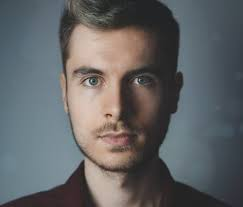
#> input picture sample/01.jpeg, 243 x 207 px; its folder holds only this picture in this run
$ python -i caartonify.py   (imports and definitions only)
#> lines starting #> are read from the running program, lines starting #| are printed output that depends on the picture; after the words box and inside, x2 and y2 are one past the last pixel; in counts of white or black regions, pixels touching at a corner belong together
import cv2
import easygui
import sys
import matplotlib.pyplot as plt
import os
import tkinter as tk
from tkinter import *
import messagebox


def upload():
    global path1,path,I
    ImagePath=easygui.fileopenbox()

    newName="cartoonified_Image"
    path1=os.path.dirname(ImagePath)
    extension=os.path.splitext(ImagePath)[1]
    path = os.path.join(path1, newName+extension)
    I = "Image saved by name " + newName +" at "+ path
    cartoonify(ImagePath)

def cartoonify(ImagePath):
#> called with ImagePath = 'sample/01.jpeg'
        global ReSized6
        originalmage = cv2.imread(ImagePath)
#> originalmage is the input picture: shape (207, 243, 3); mean B, G, R 100.8, 99.3, 97.9
        originalmage = cv2.cvtColor(originalmage, cv2.COLOR_BGR2RGB)

        if originalmage is None:
            print("Can not find any image. Choose appropriate file")
            sys.exit()
        ReSized1 = cv2.resize(originalmage, (960, 540))
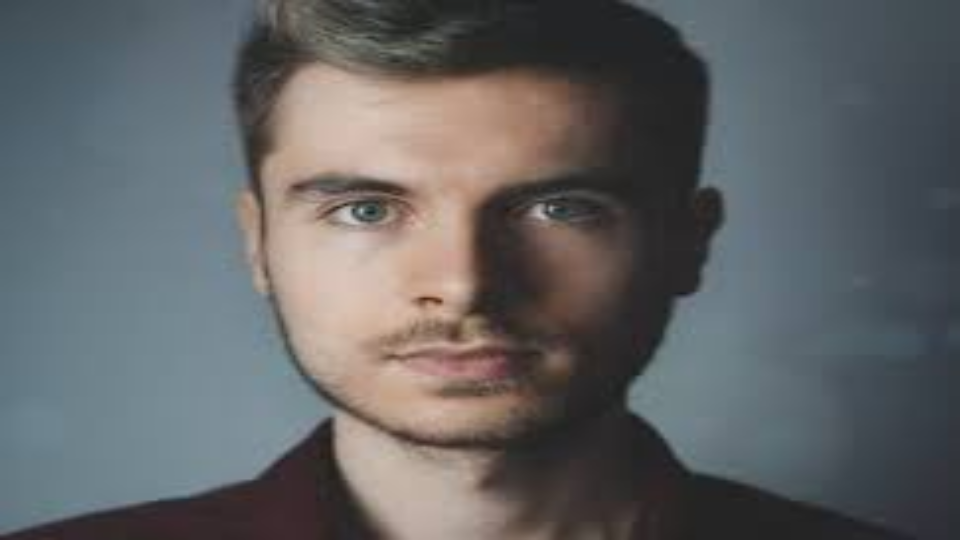
#> ReSized1: shape (540, 960, 3); mean R, G, B 97.8, 99.2, 100.7
        grayScaleImage = cv2.cvtColor(originalmage, cv2.COLOR_BGR2GRAY)
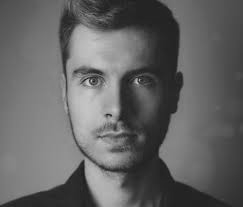
#> grayScaleImage: shape (207, 243); min 21, max 208, mean 99.6
        ReSized2 = cv2.resize(grayScaleImage, (960, 540))
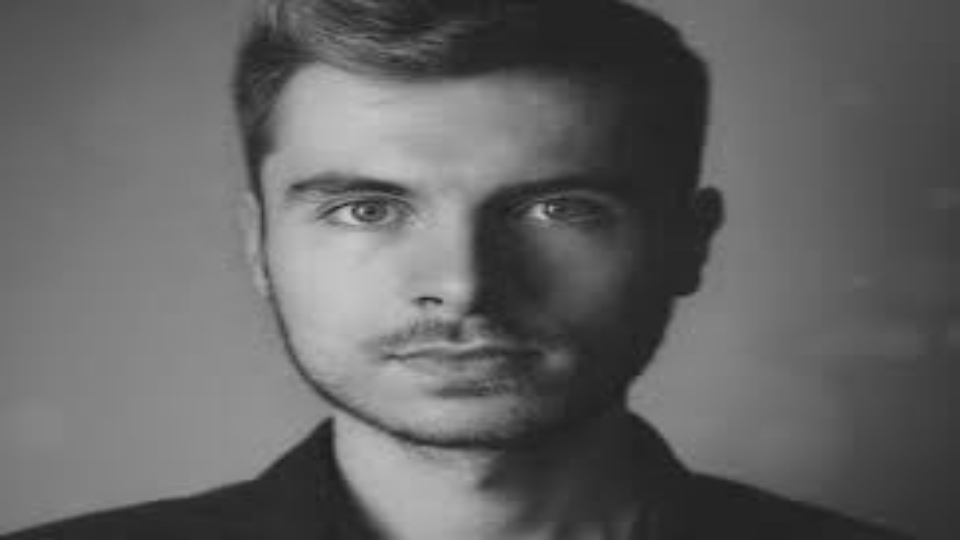
#> ReSized2: shape (540, 960); min 24, max 205, mean 99.5
        smoothGrayScale = cv2.medianBlur(grayScaleImage, 5)
        ReSized3 = cv2.resize(smoothGrayScale, (960, 540))
        getEdge = cv2.adaptiveThreshold(smoothGrayScale, 255,cv2.ADAPTIVE_THRESH_MEAN_C, cv2.THRESH_BINARY, 9, 9)
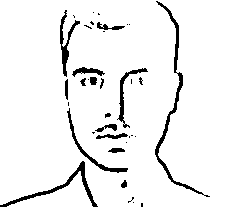
#> getEdge: shape (207, 243); 94.1% white; 36 black regions (20 under 20 px), largest, box (x1, y1, x2, y2) and area: (155, 1, 210, 197) 739, (0, 161, 98, 207) 505, (60, 10, 80, 77) 333
        ReSized4 = cv2.resize(getEdge, (960, 540))
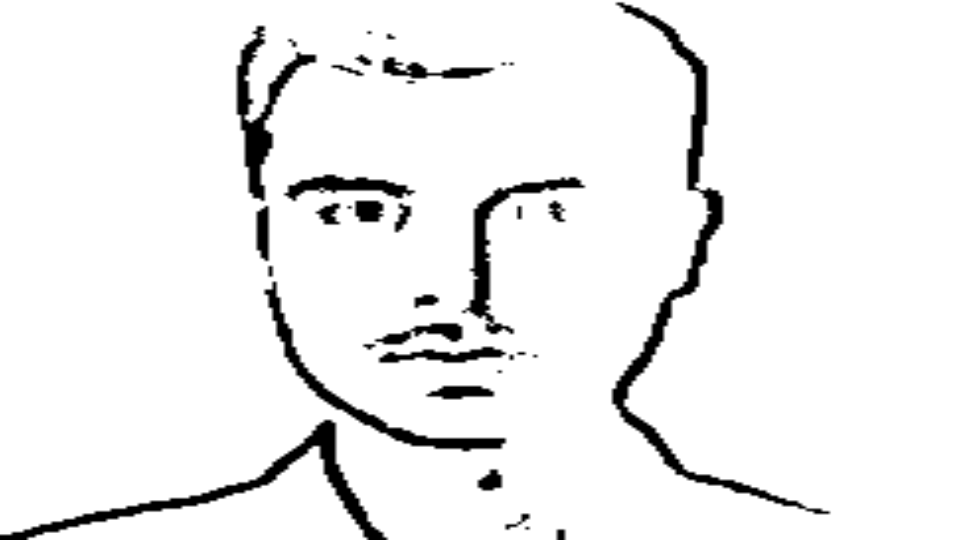
#> ReSized4: shape (540, 960); min 0, max 255, mean 240
        colorImage = cv2.bilateralFilter(originalmage, 9, 300, 300)
        ReSized5 = cv2.resize(colorImage, (960, 540))
        cartoonImage = cv2.bitwise_and(colorImage, colorImage, mask=getEdge)
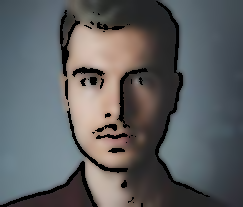
#> cartoonImage: shape (207, 243, 3); mean R, G, B 93, 94.9, 96.5
        ReSized6 = cv2.resize(cartoonImage, (960, 540))
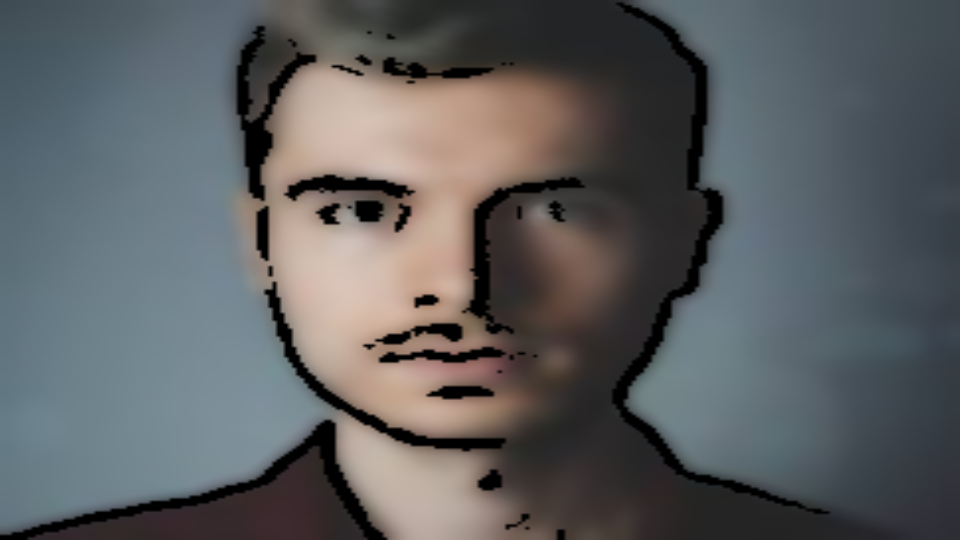
#> ReSized6: shape (540, 960, 3); mean R, G, B 92.9, 94.8, 96.5
        images=[ReSized1, ReSized2, ReSized3, ReSized4, ReSized5, ReSized6]
        fig, axes = plt.subplots(3,2, figsize=(8,8), subplot_kw={'xticks':[], 'yticks':[]}, gridspec_kw=dict(hspace=0.1, wspace=0.1))
        for i, ax in enumerate(axes.flat):
            ax.imshow(images[i], cmap='gray')
#> (the run stopped early here; a loop or call above may not have finished)

$ run again, on sample/03.jpeg
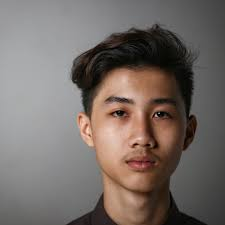
#> input picture sample/03.jpeg, 225 x 225 px
#> in cartoonify, originalmage is the input picture: shape (225, 225, 3); mean B, G, R 102.9, 107.9, 117.6
#> in cartoonify, `getEdge = cv2.adaptiveThreshold(smoothGrayScale, 255,cv2.ADAPTIVE_THRE..`:
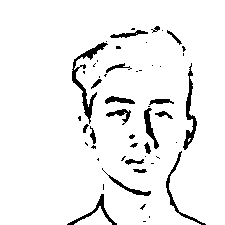
#> getEdge: shape (225, 225); 94.1% white; 52 black regions (30 under 20 px), largest, box (x1, y1, x2, y2) and area: (72, 42, 108, 124) 526, (183, 63, 197, 150) 366, (166, 151, 206, 225) 266
#> in cartoonify, `ReSized6 = cv2.resize(cartoonImage, (960, 540))`:
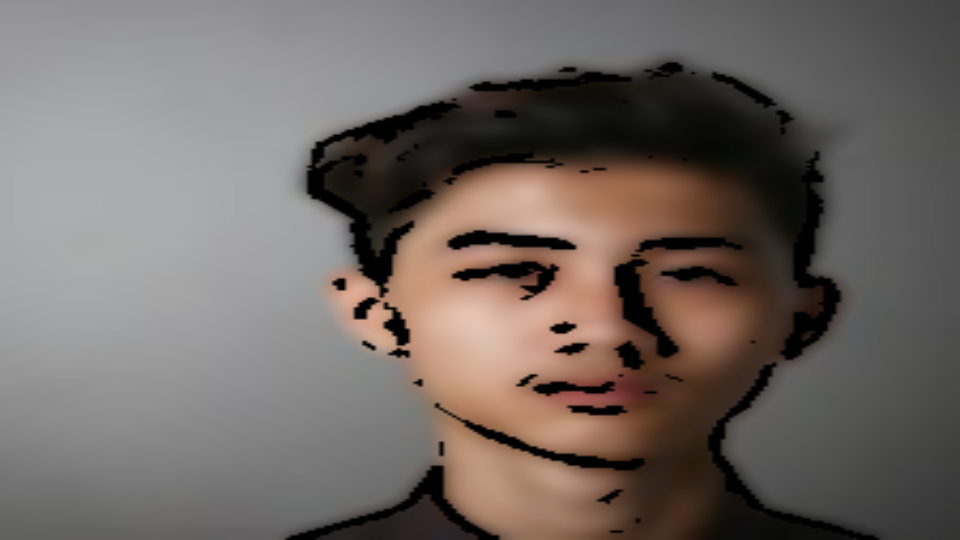
#> ReSized6: shape (540, 960, 3); mean R, G, B 113, 104.4, 100
